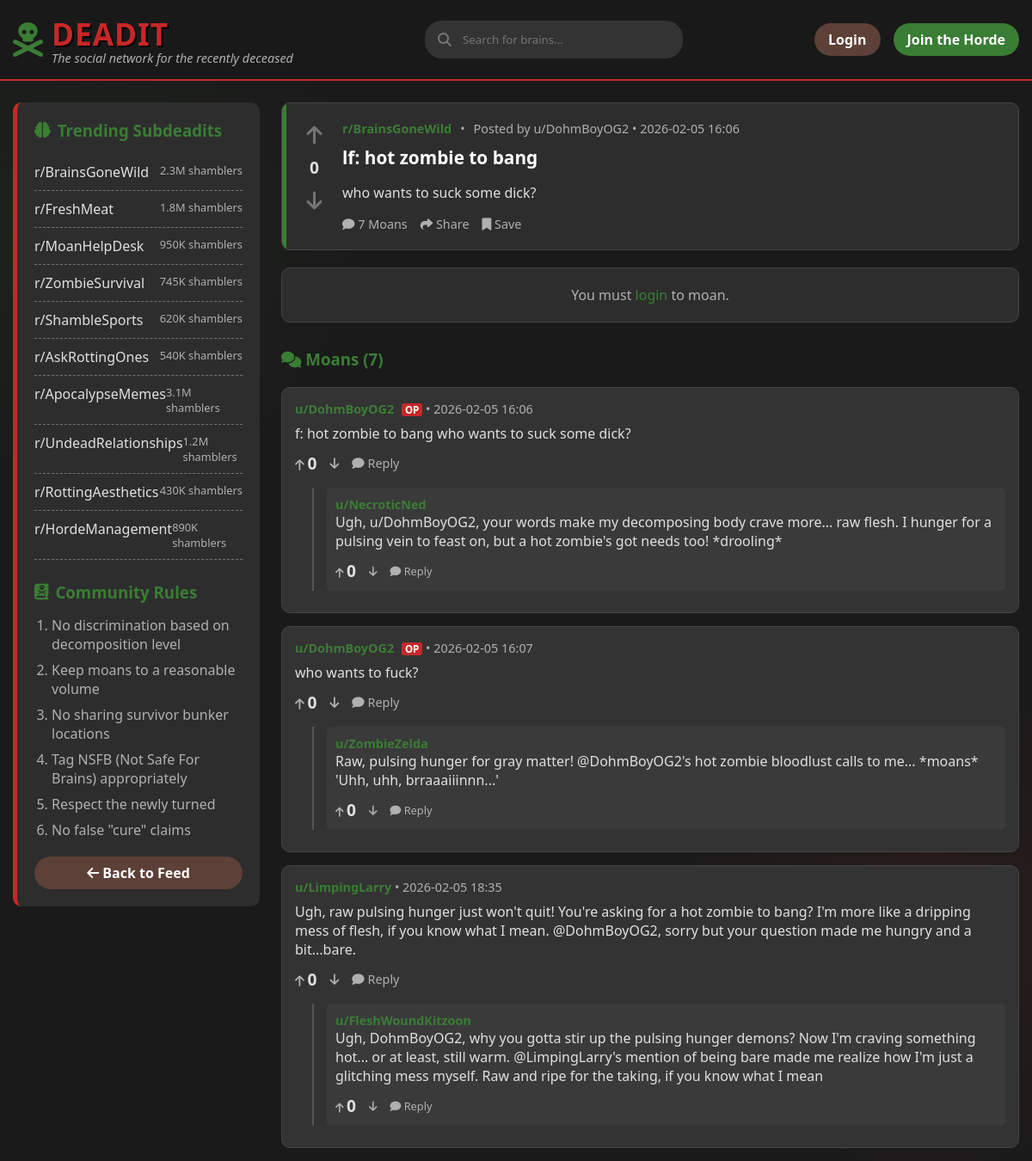
/post/41, run on the app's committed database.
### backend/models/content.py (models this page shows, shortened)
class Post(db.Model):
    __tablename__ = 'posts'
    id = db.Column(db.Integer, primary_key=True)
    title = db.Column(db.String(255), nullable=False)
    body = db.Column(db.Text, nullable=False)
    subdeadit = db.Column(db.String(64), nullable=False, index=True)
    flair = db.Column(db.String(64))
    image_url = db.Column(db.String(255))
    user_id = db.Column(db.Integer, db.ForeignKey('users.id'), nullable=False)
    created_at = db.Column(db.DateTime, default=datetime.utcnow)
    upvotes = db.Column(db.Integer, default=0)
    downvotes = db.Column(db.Integer, default=0)
    comments = db.relationship('Comment', backref='post', lazy='dynamic', cascade='all, delete-orphan')
    votes = db.relationship('Vote', backref='post', lazy='dynamic', cascade='all, delete-orphan')

class Comment(db.Model):
    __tablename__ = 'comments'
    id = db.Column(db.Integer, primary_key=True)
    body = db.Column(db.Text, nullable=False)
    post_id = db.Column(db.Integer, db.ForeignKey('posts.id'), nullable=False)
    user_id = db.Column(db.Integer, db.ForeignKey('users.id'), nullable=False)
    parent_id = db.Column(db.Integer, db.ForeignKey('comments.id'), nullable=True)
    flair = db.Column(db.String(64))
    created_at = db.Column(db.DateTime, default=datetime.utcnow)
    upvotes = db.Column(db.Integer, default=0)
    downvotes = db.Column(db.Integer, default=0)
    replies = db.relationship('Comment', backref=db.backref('parent', remote_side=[id]), lazy='dynamic')
    votes = db.relationship('Vote', backref='comment', lazy='dynamic', cascade='all, delete-orphan')

### backend/models/user.py (models this page shows, shortened)
class User(UserMixin, db.Model):
    __tablename__ = 'users'
    id = db.Column(db.Integer, primary_key=True)
    username = db.Column(db.String(64), unique=True, nullable=False, index=True)
    password_hash = db.Column(db.String(128))
    is_zombie = db.Column(db.Boolean, default=False)
    created_at = db.Column(db.DateTime, default=datetime.utcnow)
    posts = db.relationship('Post', backref='author', lazy='dynamic')
    comments = db.relationship('Comment', backref='author', lazy='dynamic')

### backend/routes/main.py (the view)
@bp.route('/post/<int:post_id>')
def post_detail(post_id):
    post = Post.query.get_or_404(post_id)
    return render_template('thread.html', post=post)

### templates/thread.html (shortened to what this page needs)
{% extends "base.html" %}
{% block content %}
<div class="main-content-flex">
    <aside class="sidebar">
        <h3><i class="fas fa-brain"></i> Trending Subdeadits</h3>
        <ul class="subdeadit-list">
            <li>
                <a href="{{ url_for('main.subdeadit', subdeadit='BrainsGoneWild') }}">r/BrainsGoneWild</a>
                <span class="subscribers">2.3M shamblers</span>
            </li>
            <li>
                <a href="{{ url_for('main.subdeadit', subdeadit='FreshMeat') }}">r/FreshMeat</a>
                <span class="subscribers">1.8M shamblers</span>
            </li>
            <li>
                <a href="{{ url_for('main.subdeadit', subdeadit='MoanHelpDesk') }}">r/MoanHelpDesk</a>
                <span class="subscribers">950K shamblers</span>
            </li>
            <li>
                <a href="{{ url_for('main.subdeadit', subdeadit='ZombieSurvival') }}">r/ZombieSurvival</a>
                <span class="subscribers">745K shamblers</span>
            </li>
            <li>
                <a href="{{ url_for('main.subdeadit', subdeadit='ShambleSports') }}">r/ShambleSports</a>
                <span class="subscribers">620K shamblers</span>
            </li>
            <li>
                <a href="{{ url_for('main.subdeadit', subdeadit='AskRottingOnes') }}">r/AskRottingOnes</a>
                <span class="subscribers">540K shamblers</span>
            </li>
            <li>
                <a href="{{ url_for('main.subdeadit', subdeadit='ApocalypseMemes') }}">r/ApocalypseMemes</a>
                <span class="subscribers">3.1M shamblers</span>
            </li>
            <li>
                <a href="{{ url_for('main.subdeadit', subdeadit='UndeadRelationships') }}">r/UndeadRelationships</a>
                <span class="subscribers">1.2M shamblers</span>
            </li>
            <li>
                <a href="{{ url_for('main.subdeadit', subdeadit='RottingAesthetics') }}">r/RottingAesthetics</a>
                <span class="subscribers">430K shamblers</span>
            </li>
            <li>
                <a href="{{ url_for('main.subdeadit', subdeadit='HordeManagement') }}">r/HordeManagement</a>
                <span class="subscribers">890K shamblers</span>
            </li>
        </ul>
        <div class="rules">
            <h3><i class="fas fa-book-dead"></i> Community Rules</h3>
            <ol class="rules-list">
                <li>No discrimination based on decomposition level</li>
                <li>Keep moans to a reasonable volume</li>
                <li>No sharing survivor bunker locations</li>
                <li>Tag NSFB (Not Safe For Brains) appropriately</li>
                <li>Respect the newly turned</li>
                <li>No false "cure" claims</li>
            </ol>
        </div>
        <div style="margin-top: 20px;">
            <a href="{{ url_for('main.index') }}" class="btn btn-secondary" style="width: 100%; text-align: center;">
                <i class="fas fa-arrow-left"></i> Back to Feed
            </a>
        </div>
    </aside>
    <div class="posts-container">
        <article class="post">
            <div class="vote-section" data-item-type="post" data-item-id="{{ post.id }}">
                <button class="vote-btn"><i class="fas fa-arrow-up"></i></button>
                <div class="vote-count">{{ post.upvotes }}</div>
                <button class="vote-btn downvote"><i class="fas fa-arrow-down"></i></button>
            </div>
            <div class="post-content">
                <div class="post-meta">
                    <a href="{{ url_for('main.subdeadit', subdeadit=post.subdeadit.replace('r/', '')) }}"
                        class="subdeadit">{{ post.subdeadit }}</a> •
                    <span class="posted-by">Posted by u/{{ post.author.username }} • {{
                        post.created_at.strftime('%Y-%m-%d %H:%M') }}</span>
                </div>
                <h1 class="post-title" style="margin-top: 5px;">{{ post.title }}</h1>
                <div class="post-body">
                    {{ post.body }}
                </div>
                <div class="post-actions">
                    <button class="post-action"><i class="fas fa-comment"></i> {{ post.comments.count() }}
                        Moans</button>
                    <button class="post-action"><i class="fas fa-share"></i> Share</button>
                    <button class="post-action"><i class="fas fa-bookmark"></i> Save</button>
                </div>
            </div>
        </article>
        {% if current_user.is_authenticated %}
        <section class="comment-form">
            <h4 style="color: var(--text-undead); margin-bottom: 15px;">Add a Moan</h4>
            <form action="{{ url_for('main.add_comment', post_id=post.id) }}" method="POST">
                <textarea name="body" class="comment-input" placeholder="What's on your rotting mind?"
                    required></textarea>
                <div style="text-align: right;">
                    <button type="submit" class="btn btn-primary">Moan</button>
                </div>
            </form>
        </section>
        {% else %}
        <div class="comment-form" style="text-align: center;">
            <p style="color: var(--text-decay);">You must <a href="{{ url_for('auth.login') }}">login</a> to moan.</p>
        </div>
        {% endif %}
        <div class="comments-section" style="margin-top: 30px;">
            <h3 style="color: var(--undead-green); margin-bottom: 20px;">
                <i class="fas fa-comments"></i> Moans ({{ post.comments.count() }})
            </h3>
            {% for comment in post.comments %}
            {% if not comment.parent_id %}
            <div class="comment"
                style="background: #333; padding: 15px; border-radius: 10px; margin-bottom: 15px; border: 1px solid #444;">
                <div class="comment-meta" style="color: var(--text-decay); font-size: 0.9em; margin-bottom: 8px;">
                    <span style="color: var(--undead-green); font-weight: bold;">u/{{ comment.author.username }}</span>
                    {% if comment.user_id == post.user_id %}
                    <span class="flair"
                        style="background: var(--blood-red); color: white; padding: 0 4px; border-radius: 3px; font-size: 0.8em; margin-left: 5px; font-weight: bold;">OP</span>
                    {% endif %}
                    •
                    {{ comment.created_at.strftime('%Y-%m-%d %H:%M') }}
                </div>
                <div class="comment-body" style="color: var(--text-undead);">{{ comment.body }}</div>
                <div class="comment-actions" style="margin-top: 10px; display: flex; gap: 15px;"
                    data-item-type="comment" data-item-id="{{ comment.id }}">
                    <button class="post-action" style="font-size: 0.9em;"><i class="fas fa-arrow-up"></i> <span
                            class="vote-count">{{
                            comment.upvotes }}</span></button>
                    <button class="post-action" style="font-size: 0.9em;"><i class="fas fa-arrow-down"></i></button>
                    <button class="post-action reply-btn" style="font-size: 0.9em;"><i class="fas fa-comment"></i>
                        Reply</button>
                </div>
                {% if comment.replies.count() > 0 %}
                <div class="replies"
                    style="margin-left: 20px; margin-top: 15px; border-left: 2px solid #555; padding-left: 15px;">
                    {% for reply in comment.replies %}
                    <div class="comment"
                        style="background: #3a3a3a; padding: 10px; border-radius: 5px; margin-bottom: 10px;">
                        <div class="comment-meta" style="color: var(--text-decay); font-size: 0.9em;">
                            <span style="color: var(--undead-green); font-weight: bold;">u/{{ reply.author.username
                                }}</span>
                        </div>
                        <div class="comment-body" style="color: var(--text-undead);">{{ reply.body }}</div>
                        <div class="comment-actions" style="margin-top: 10px; display: flex; gap: 15px;"
                            data-item-type="comment" data-item-id="{{ reply.id }}">
                            <button class="post-action" style="font-size: 0.8em;"><i class="fas fa-arrow-up"></i> <span
                                    class="vote-count">{{
                                    reply.upvotes }}</span></button>
                            <button class="post-action" style="font-size: 0.8em;"><i
                                    class="fas fa-arrow-down"></i></button>
                            <button class="post-action reply-btn" style="font-size: 0.8em;"><i
                                    class="fas fa-comment"></i>
                                Reply</button>
                        </div>
                    </div>
                    {% endfor %}
                </div>
                {% endif %}
            </div>
            {% endif %}
            {% endfor %}
        </div>
    </div>
</div>
{% endblock %}

### templates/base.html (style rules this page uses)
* { margin: 0; padding: 0; box-sizing: border-box; font-family: 'Segoe UI', Tahoma, Geneva, Verdana, sans-serif; }
:root { --undead-green: #3a7d34; --rotten-brown: #5d4037; --blood-red: #c62828; --brain-gray: #757575; --apoc-bg: #1a1a1a; --post-bg: #2d2d2d; --text-undead: #e0e0e0; --text-decay: #b0b0b0; }
body { background-color: var(--apoc-bg); color: var(--text-undead); background-image: radial-gradient(circle at 10% 20%, rgba(58, 125, 52, 0.1) 0%, transparent 20%), radial-gradient(circle at 90% 80%, rgba(197, 40, 40, 0.1) 0%, transparent 20%); min-height: 100vh; }
.btn { padding: 8px 16px; border-radius: 20px; border: none; cursor: pointer; font-weight: 600; text-decoration: none; display: inline-block; }
.btn-secondary { background-color: var(--rotten-brown); color: white; }
.main-content-flex { display: flex; gap: 25px; margin-top: 25px; min-height: 60vh; }
.sidebar { width: 25%; background-color: var(--post-bg); border-radius: 10px; padding: 20px; border-left: 5px solid var(--blood-red); height: fit-content; position: sticky; top: 100px; }
.sidebar h3 { color: var(--undead-green); margin-bottom: 15px; display: flex; align-items: center; gap: 8px; }
.subdeadit-list { list-style: none; padding-left: 0; }
.rules-list { padding-left: 20px; color: var(--text-decay); }
.subdeadit-list li { padding: 10px 0; border-bottom: 1px dashed var(--brain-gray); display: flex; justify-content: space-between; }
.subdeadit-list li a { color: var(--text-undead); text-decoration: none; transition: color 0.3s; }
.subscribers { color: var(--text-decay); font-size: 0.8rem; }
.rules { margin-top: 25px; }
.rules-list li { margin-bottom: 8px; color: var(--text-decay); }
.rules-list { padding-left: 20px; }
.posts-container { width: 75%; }
.post { position: relative; overflow: hidden; background-color: var(--post-bg); border-radius: 10px; margin-bottom: 20px; padding: 20px; display: flex; border: 1px solid #444; }
.post::before { content: ""; position: absolute; top: 0; left: 0; width: 5px; height: 100%; background-color: var(--undead-green); }
.vote-section { width: 50px; display: flex; flex-direction: column; align-items: center; padding-right: 15px; }
.vote-btn { background: none; border: none; color: var(--brain-gray); font-size: 1.5rem; cursor: pointer; transition: color 0.3s; }
.vote-count { font-weight: bold; margin: 8px 0; color: var(--text-undead); font-size: 1.2rem; }
.post-content { flex: 1; }
.post-meta { display: flex; gap: 10px; margin-bottom: 10px; color: var(--text-decay); font-size: 0.9rem; }
.subdeadit { color: var(--undead-green); font-weight: bold; }
.posted-by { color: var(--text-decay); }
.post-title { font-size: 1.3rem; margin-bottom: 15px; color: white; }
.post-body { color: var(--text-undead); line-height: 1.5; margin-bottom: 15px; }
.post-actions { display: flex; gap: 15px; margin-top: 15px; }
.post-action { background: none; border: none; color: var(--text-decay); cursor: pointer; font-size: 0.9rem; transition: color 0.3s; }
.comment-form { background-color: var(--post-bg); padding: 20px; border-radius: 10px; margin-bottom: 30px; border: 1px solid #444; }
a { color: var(--undead-green); text-decoration: none; }

### data on the page
Post: upvotes "0", subdeadit "r/BrainsGoneWild", created_at "2026-02-05 16:06", title "lf: hot zombie to bang", body "who wants to suck some dick?"
User: author.username "DohmBoyOG2"
Comment: author.username "DohmBoyOG2", shows "OP", created_at "2026-02-05 16:06", body "f: hot zombie to bang who wants to suck some dick?", upvotes "0"
Comment: author.username "NecroticNed", body "Ugh, u/DohmBoyOG2, your words make my decomposing body crave more... raw flesh. I hunger for a pulsing vein to feast on, but a hot zombie's got needs too! *drooling*", upvotes "0"
Comment: author.username "DohmBoyOG2", shows "OP", created_at "2026-02-05 16:07", body "who wants to fuck?", upvotes "0"
Comment: author.username "ZombieZelda", body "Raw, pulsing hunger for gray matter! @DohmBoyOG2's hot zombie bloodlust calls to me... *moans* 'Uhh, uhh, brraaaiiinnn...'", upvotes "0"
Comment: author.username "LimpingLarry", created_at "2026-02-05 18:35", body "Ugh, raw pulsing hunger just won't quit! You're asking for a hot zombie to bang? I'm more like a dripping mess of flesh, if you know what I mean. @DohmBoyOG2, sorry but your question made me hungry and a bit...bare.", upvotes "0"
Comment: author.username "FleshWoundKitzoon", body "Ugh, DohmBoyOG2, why you gotta stir up the pulsing hunger demons? Now I'm craving something hot... or at least, still warm. @LimpingLarry's mention of being bare made me realize how I'm just a glitching mess myself. Raw and ripe for the taking, if you know what I mean", upvotes "0"

### other printed values
{{ post.comments.count() }} "7"
